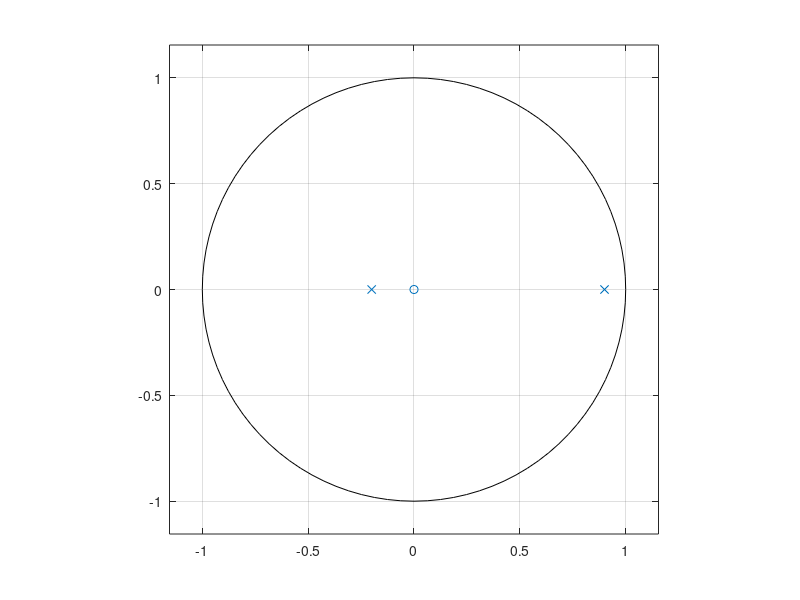
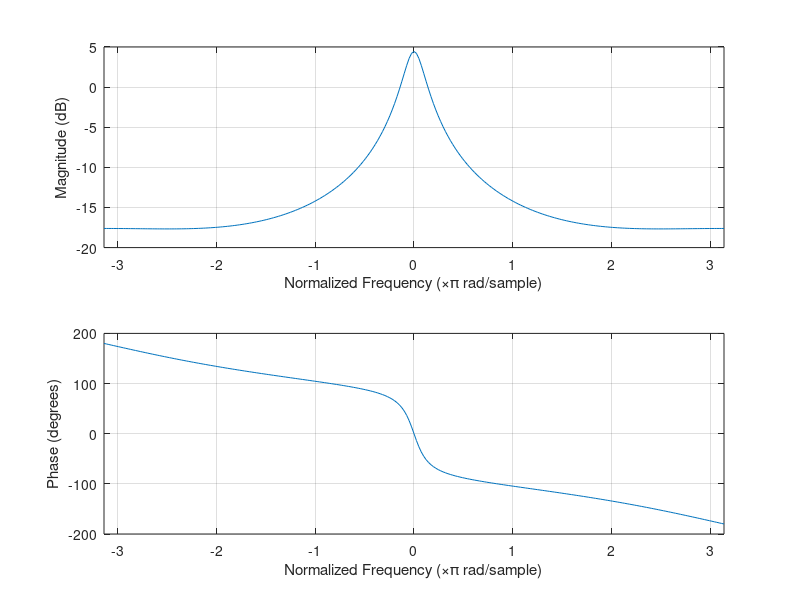
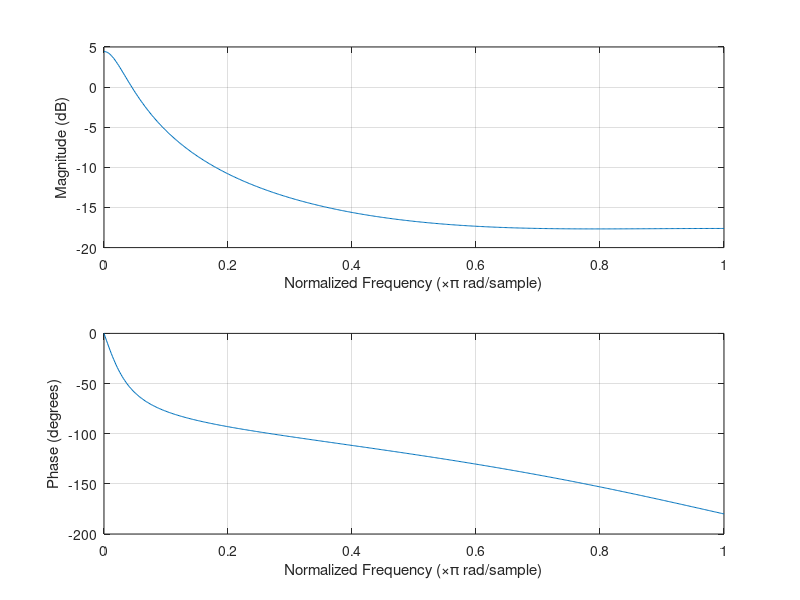
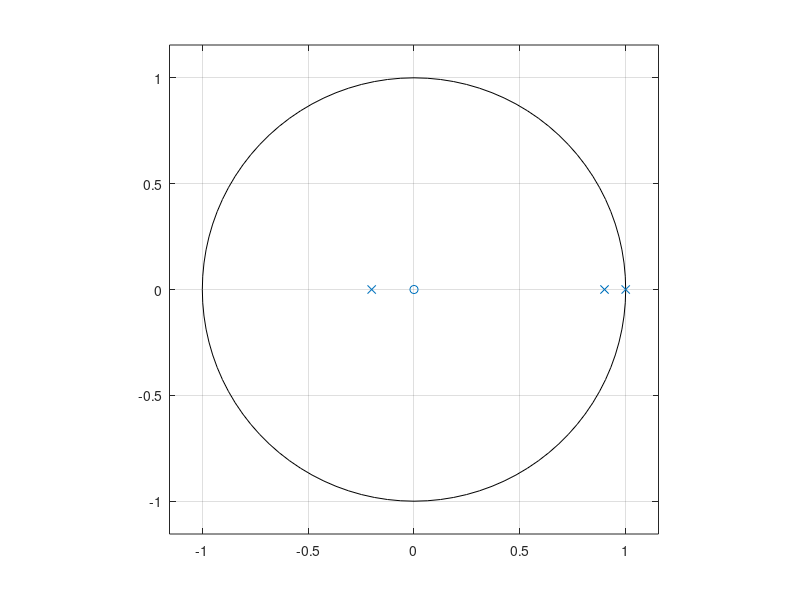

The MATLAB source for these figures, in order: (Note: this script raises an error after producing the figures.)
%%%%%%%%%%%%%%%%%%%%%%%%%%%%%%%%%%%%%%%%%%%%%%%%%%%%%%%%%%%%%%%%%%%%%%%%%%%
%%ASKHSH 1

clear;
close all;
clc;

%b
num = [0 0.2 0];
den = [1 -0.7 -0.18];

zeros = roots(num);
poles = roots(den);

figure
zplane(zeros,poles)

%d
xd = -pi:pi/128:pi;

figure
freqz(num,den,xd);

figure
freqz(num,den);

%e
clear;
close all;
clc;

num = [0 0 0.2 0];
den = [1 -1.7 0.52 0.18];

zeros = roots(num);
poles = roots(den);

figure
zplane(zeros,poles)

xe = -pi:pi/128:pi;

figure
freqz(num,den,xe);

%%%%%%%%%%%%%%%%%%%%%%%%%%%%%%%%%%%%%%%%%%%%%%%%%%%%%%%%%%%%%%%%%%%%%%%%%%%
%%ASKHSH 2

clear;
close all;
clc;

%a
syms z;

num = [4 -3.5 0];
den = [1 -2.5 1];

zeros = roots(num);
poles = roots(den);

A = residuez(num,den);

h = A(1)/(1-2*z^(-1)) + A(2)/(1-0.5*z^(-1));

pretty(h)

%b
iztrans(h)